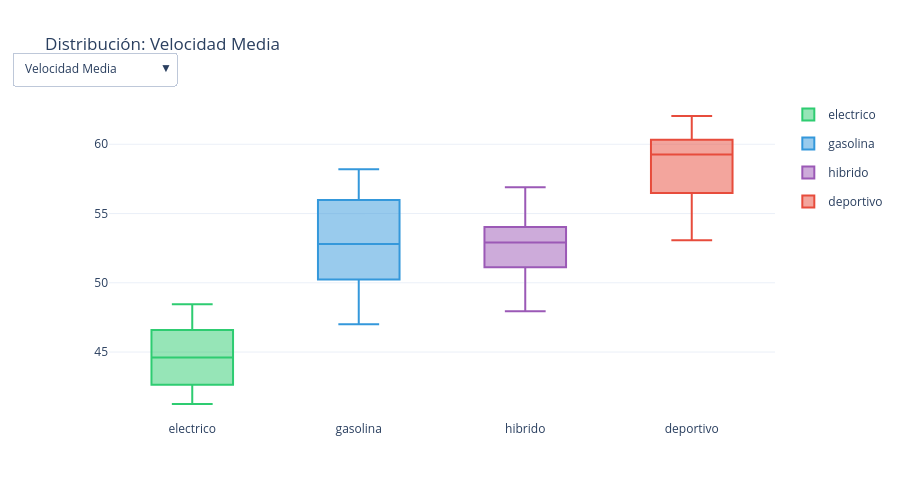

The notebook cell this image was saved under:
### Markdown cell above
## 2. Box plots con selector de variable

### Code cell
variables = ['speed_mean', 'consumption_mean', 'harsh_braking_count', 'speed_std']
var_labels = ['Velocidad Media', 'Consumo Medio', 'Frenadas Bruscas', 'Variabilidad Velocidad']

fig = go.Figure()
n_types = 4
type_list = ['electrico', 'gasolina', 'hibrido', 'deportivo']

for i, (var, label) in enumerate(zip(variables, var_labels)):
    for vtype in type_list:
        subset = data[data['vehicle_type'] == vtype]
        fig.add_trace(go.Box(
            y=subset[var], name=vtype, marker_color=colors[vtype],
            visible=(i == 0), legendgroup=vtype, showlegend=(i == 0),
        ))

buttons = []
for i, label in enumerate(var_labels):
    vis = [False] * (len(variables) * n_types)
    for j in range(n_types):
        vis[i * n_types + j] = True
    buttons.append(dict(label=label, method='update',
                        args=[{'visible': vis}, {'title': f'Distribución: {label}'}]))

fig.update_layout(
    title='Distribución: Velocidad Media', template='plotly_white', height=500,
    updatemenus=[dict(type='dropdown', x=0.1, y=1.15, buttons=buttons, showactive=True)],
)
fig.show()

### Figure 1 — Plotly figure (JSON) as saved in the notebook; plotly's stock layout.template omitted (floating-point values rounded to 4 significant figures)
{"data": [{"legendgroup": "electrico", "marker": {"color": "#2ecc71"}, "name": "electrico", "showlegend": true, "type": "box", "visible": true, "y": [41.96, 44.5, 43.32, 48.46, 44.46, 41.25, 44.73, 47.18, 45.5, 47.36, 41.73, 46.02]}, {"legendgroup": "gasolina", "marker": {"color": "#3498db"}, "name": "gasolina", "showlegend": true, "type": "box", "visible": true, "y": [55.98, 53.6, 50.01, 57.03, 58.19, 52.0, 56.06, 55.05, 50.12, 56.97, 47.08, 47.02, 50.66, 51.22, 54.11, 50.53, 55.61, 50.23]}, {"legendgroup": "hibrido", "marker": {"color": "#9b59b6"}, "name": "hibrido", "showlegend": true, "type": "box", "visible": true, "y": [53.89, 54.15, 47.94, 52.86, 49.42, 52.66, 51.26, 55.25, 52.95, 53.55, 56.89, 50.98]}, {"legendgroup": "deportivo", "marker": {"color": "#e74c3c"}, "name": "deportivo", "showlegend": true, "type": "box", "visible": true, "y": [60.44, 62.04, 58.68, 54.3, 60.22, 58.74, 59.79, 53.08]}, {"legendgroup": "electrico", "marker": {"color": "#2ecc71"}, "name": "electrico", "showlegend": false, "type": "box", "visible": false, "y": [13.41, 18.16, 13.21, 17.73, 25.2, 15.45, 23.91, 19.3, 13.18, 19.28, 19.78, 17.35]}, {"legendgroup": "gasolina", "marker": {"color": "#3498db"}, "name": "gasolina", "showlegend": false, "type": "box", "visible": false, "y": [11.1, 8.67, 7.444, 6.293, 7.285, 6.769, 9.448, 7.048, 6.561, 6.728, 7.066, 5.672, 8.429, 6.676, 7.038, 6.957, 8.141, 10.13]}, {"legendgroup": "hibrido", "marker": {"color": "#9b59b6"}, "name": "hibrido", "showlegend": false, "type": "box", "visible": false, "y": [5.405, 8.109, 6.577, 5.031, 5.143, 5.397, 5.378, 5.664, 5.901, 4.768, 6.057, 5.289]}, {"legendgroup": "deportivo", "marker": {"color": "#e74c3c"}, "name": "deportivo", "showlegend": false, "type": "box", "visible": false, "y": [10.99, 15.18, 12.27, 11.25, 12.92, 12.58, 10.34, 9.186]}, {"legendgroup": "electrico", "marker": {"color": "#2ecc71"}, "name": "electrico", "showlegend": false, "type": "box", "visible": false, "y": [0, 0, 0, 0, 0, 0, 0, 0, 0, 0, 0, 0]}, {"legendgroup": "gasolina", "marker": {"color": "#3498db"}, "name": "gasolina", "showlegend": false, "type": "box", "visible": false, "y": [0, 0, 0, 0, 0, 0, 0, 0, 0, 0, 0, 0, 0, 0, 0, 0, 0, 0]}, {"legendgroup": "hibrido", "marker": {"color": "#9b59b6"}, "name": "hibrido", "showlegend": false, "type": "box", "visible": false, "y": [0, 0, 0, 0, 0, 0, 0, 0, 0, 0, 0, 0]}, {"legendgroup": "deportivo", "marker": {"color": "#e74c3c"}, "name": "deportivo", "showlegend": false, "type": "box", "visible": false, "y": [0, 0, 0, 0, 0, 0, 0, 0]}, {"legendgroup": "electrico", "marker": {"color": "#2ecc71"}, "name": "electrico", "showlegend": false, "type": "box", "visible": false, "y": [29.48, 31.67, 31.91, 32.69, 32.28, 28.87, 30.63, 33.86, 32.81, 32.55, 30.37, 33.43]}, {"legendgroup": "gasolina", "marker": {"color": "#3498db"}, "name": "gasolina", "showlegend": false, "type": "box", "visible": false, "y": [36.35, 36.02, 34.96, 35.57, 36.81, 34.78, 37.19, 35.7, 34.66, 37.21, 32.59, 32.64, 35.3, 34.0, 35.47, 33.36, 35.46, 34.26]}, {"legendgroup": "hibrido", "marker": {"color": "#9b59b6"}, "name": "hibrido", "showlegend": false, "type": "box", "visible": false, "y": [34.46, 36.88, 35.35, 34.74, 33.25, 33.27, 36.02, 33.29, 37.44, 33.71, 38.28, 35.21]}, {"legendgroup": "deportivo", "marker": {"color": "#e74c3c"}, "name": "deportivo", "showlegend": false, "type": "box", "visible": false, "y": [36.22, 37.0, 37.39, 35.63, 36.29, 37.15, 37.12, 36.08]}], "layout": {"height": 500, "title": {"text": "Distribución: Velocidad Media"}, "updatemenus": [{"buttons": [{"args": [{"visible": [true, true, true, true, false, false, false, false, false, false, false, false, false, false, false, false]}, {"title": "Distribución: Velocidad Media"}], "label": "Velocidad Media", "method": "update"}, {"args": [{"visible": [false, false, false, false, true, true, true, true, false, false, false, false, false, false, false, false]}, {"title": "Distribución: Consumo Medio"}], "label": "Consumo Medio", "method": "update"}, {"args": [{"visible": [false, false, false, false, false, false, false, false, true, true, true, true, false, false, false, false]}, {"title": "Distribución: Frenadas Bruscas"}], "label": "Frenadas Bruscas", "method": "update"}, {"args": [{"visible": [false, false, false, false, false, false, false, false, false, false, false, false, true, true, true, true]}, {"title": "Distribución: Variabilidad Velocidad"}], "label": "Variabilidad Velocidad", "method": "update"}], "showactive": true, "type": "dropdown", "x": 0.1, "y": 1.15}]}}
